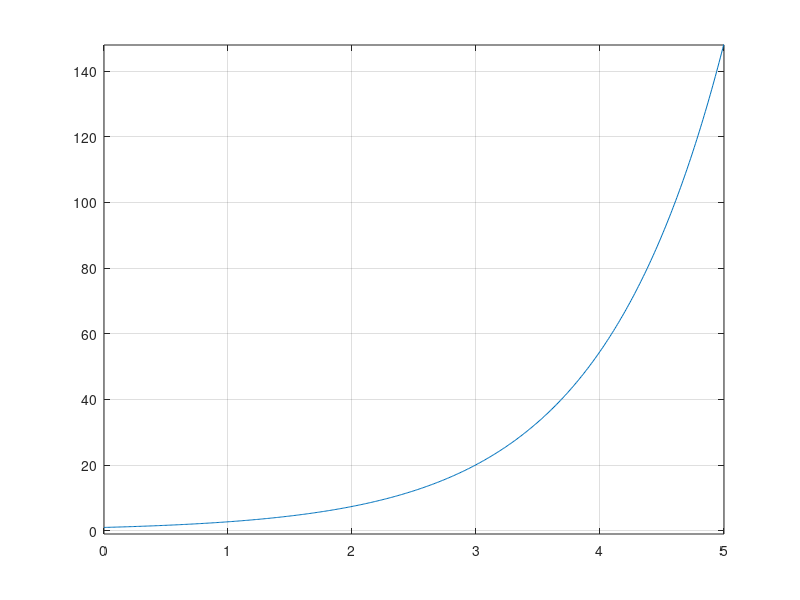

This chart was generated by the following MATLAB code:
clc;
close all;
clear all;

% Exponential

t = input("Enter time till wave will be present (in s):");
x = 0:0.01:t;
y = exp(x);
a = y(length(y) - 1);

plot(x,y);
ylim([-1, a+1])
grid on;

return;